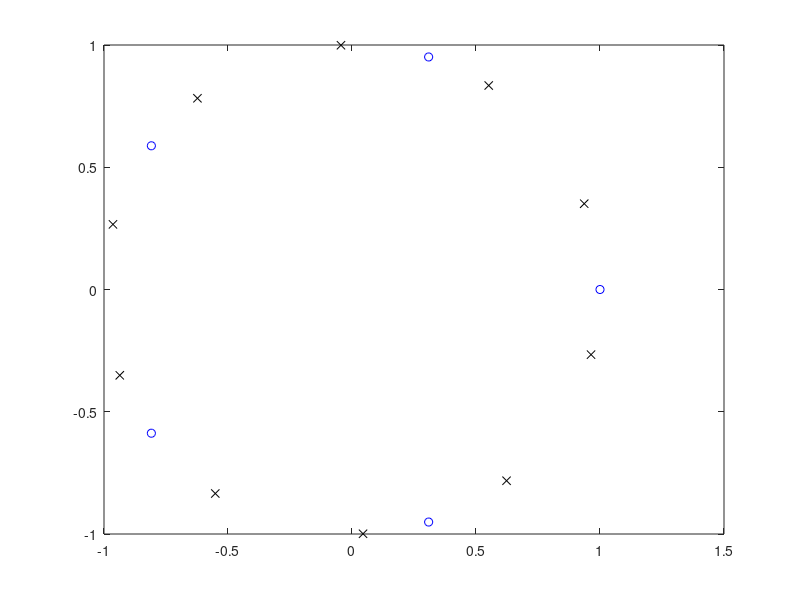

MATLAB code to generate this figure: (Note: this script raises an error after producing the figure.)
%rectangular identities
%%
% for the rectangular Toeplitz, we need
% that the diagonalization results in a matrix of the
% form diag(w^2, w^4, ..., w^n), where w = exp(1i*pi/n). 
clear all
close all
%%
n = 5; 
m = 10; 
tc = rand(m, 1); 
tr = rand(n,1); 
tr(1) = tc(1); 
T = toeplitz(tc, tr); 
%%
wn = exp(1i*pi/n);
wm = exp(1i*pi/m);
Z = circshift(eye(n), 1); 
Dr = diag(wn.^(2*(1:n))); %scaling matrix
%%
% (F_n)_jk = 1/sqrt(n) w^2(j-1)(k-1). Apply Fn to v as sqrt(n)*ifft(v). 
% Fn' applies to v as fft(v)/sqrt(n). 

D1 = fft(ifft(Dr*Z*Dr').').';
D1(abs(D1)<1e-8)=0;
spy(D1)
%%
dd = diag(D1);
ddtru = wn.^(2*(1:n));
norm(dd-ddtru.')
%%
% now try the left factor Zg: 
q = exp(1i*2*pi*pi/2/m);
Zg = circshift(eye(m),1); Zg(1,end) = q^(m);
Q = diag(q.^((1:m)));
D2 = fft(ifft(Q*Zg*Q').').';
D2(abs(D2)<1e-8)=0;
spy(D2)
d2 = diag(D2);
trud2 = q*(wm.^(2*(0:m-1))).';
norm(d2-trud2)
%% 
clf
plot(d2, 'kx')
hold on
plot(dd, 'ob')
%%
% now we want to check ZgT-TZ1 = GH'
% get the generators correctly

[G, H] = toep_gens_rect(tr, tc, q^m);
R = Zg*T-T*Z;

norm(R-G*H')




